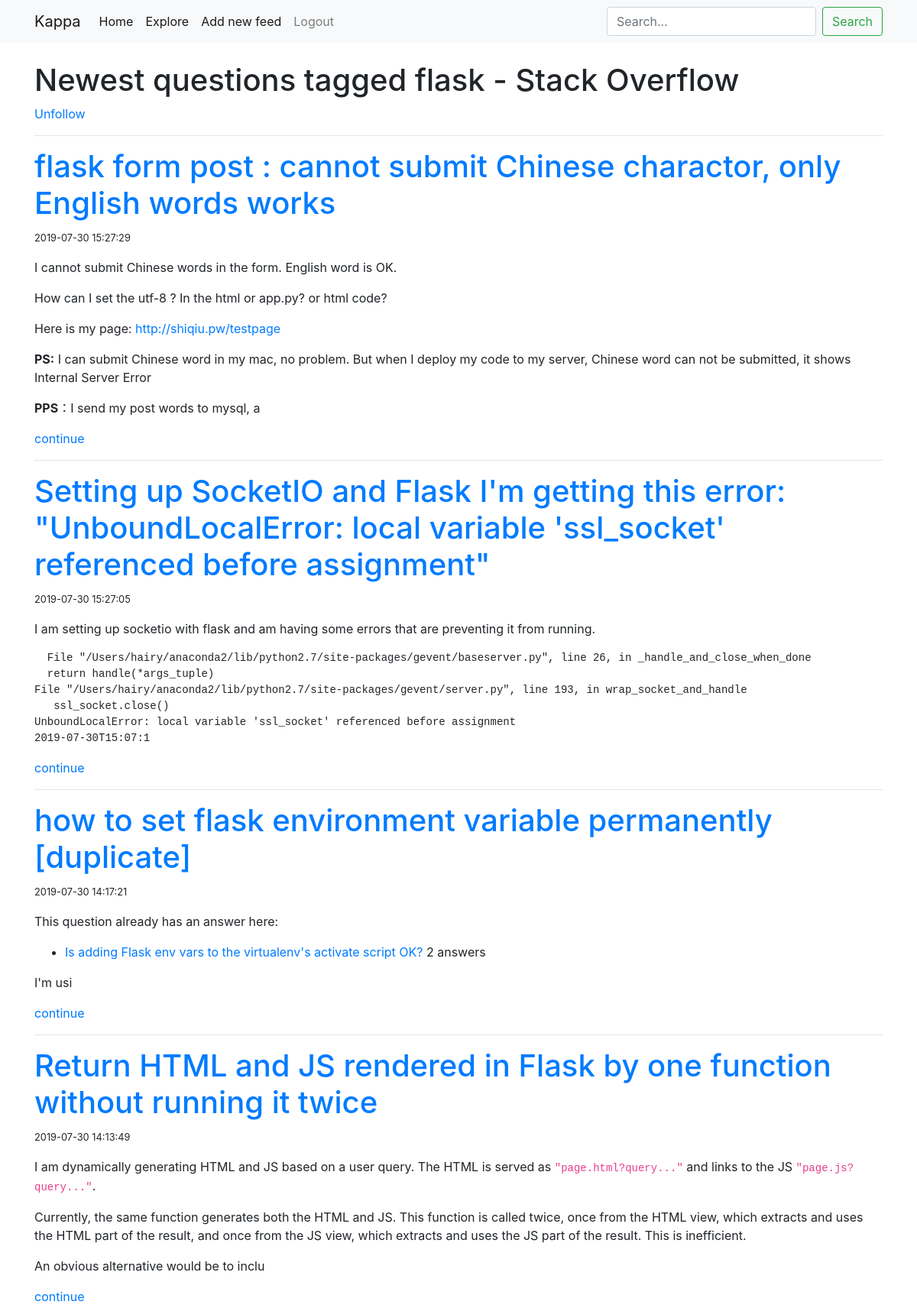
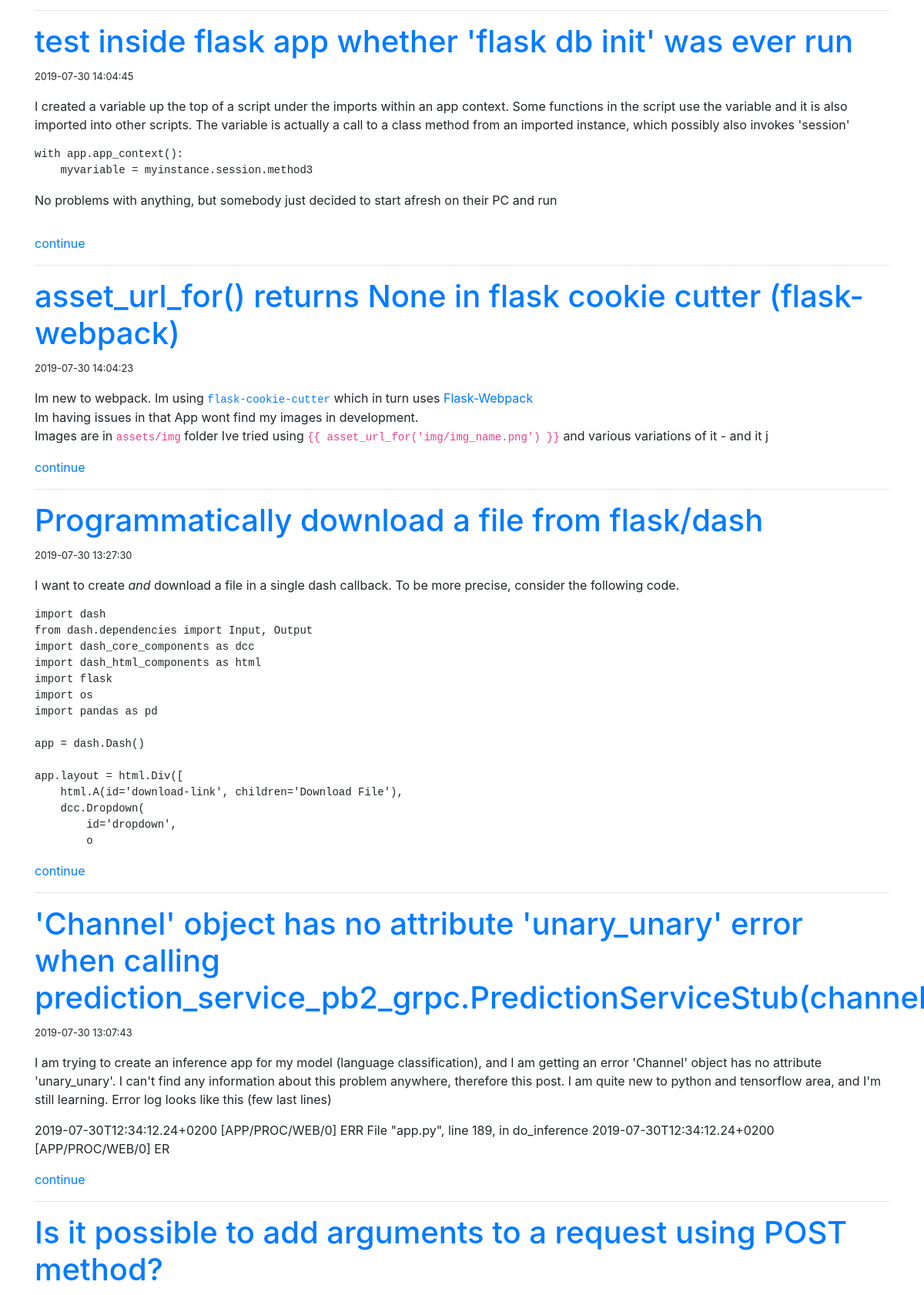
Page /feed/1 (signed in, upper part) on the committed database (2 pictures, top to bottom).
### rss_reader/models.py (models this page shows, shortened)
class User(db.Model, UserMixin):
    id = db.Column(db.Integer, primary_key=True)
    username = db.Column(db.String(64), index=True, unique=True)
    email = db.Column(db.String(128), index=True, unique=True)
    password_hash = db.Column(db.String(128))
    feeds = db.relationship(
        "RssFeed", secondary=feeds, lazy="dynamic", backref="followers"
    )
    def is_following(self, rss_feed):
        return rss_feed in self.feeds

class RssFeed(db.Model):
    __searchable__ = ["title"]
    title = db.Column(db.String(128))
    id = db.Column(db.Integer, primary_key=True)
    link = db.Column(db.String(128), unique=True)
    posts = db.relationship("RssEntry", backref="feed_file", lazy="dynamic")

class RssEntry(db.Model):
    id = db.Column(db.Integer, primary_key=True)
    href = db.Column(
        db.String(128)
    )  # unique is not false to let multiple feed files have the same article
    feed_id = db.Column(db.ForeignKey("rss_feed.id"))
    title = db.Column(db.String(128))
    date = db.Column(db.DateTime, index=True)
    content = db.Column(db.String(1024))  # I will cut every entry

### rss_reader/routes.py (the view)
@app.route("/feed/<feed_id>")
@login_required
def feed(feed_id):
    feed = RssFeed.query.filter_by(id=feed_id).first_or_404()
    entries = feed.posts.order_by(RssEntry.date.desc())
    return render_template("feed.html", feeds=entries, title=feed.title, feed=feed)

### rss_reader/models.py (called while the page is built)
@login.user_loader
def load_user(id):
    return User.query.get(int(id))

### rss_reader/routes.py (called while the page is built)
@app.before_request
def before_request():
    pass

### rss_reader/templates/feed.html (shortened to what this page needs)
{% extends "base.html" %}
{% block content %}
<h1>{{title}}</h1>
{% if current_user.is_following(feed) %}
<a href="{{ url_for('unfollow', rss_feed=feed.id) }}">Unfollow</a>
{% else %}
<a href="{{ url_for('follow', rss_feed=feed.id) }}">Follow</a>
{% endif %}
{% for feed in feeds %}
<hr>
<h1><a href="{{feed.href}}">{{feed.title}}</a></h1>
<small>{{feed.date}}</small>
<p>{{feed.content|safe}}
  {% if feed.content|length > 500 %}
  <a href="{{feed.href}}"> continue</a>
  {% endif %}
</p>
{% endfor %}
{% endblock content %}

### rss_reader/templates/base.html (shortened to what this page needs)
<!doctype html>
<html lang="en">
  <head>
    <link rel="stylesheet" href="https://stackpath.bootstrapcdn.com/bootstrap/4.3.1/css/bootstrap.min.css">
    <link rel="stylesheet" href={{ url_for('static', filename='css/base.css') }}>
  </head>
  <body>
    <nav class="navbar navbar-expand-lg navbar-light bg-light">
      <div class="container">
        <a class="navbar-brand" href="#">{{current_user.username}}</a>
        <div class="collapse navbar-collapse" id="navbarSupportedContent">
          <ul class="navbar-nav mr-auto">
            <li class="nav-item active">
              <a class="nav-link" href="{{ url_for('index') }}">Home</a>
            </li>
            <li class="nav-item active">
              <a class="nav-link" href="{{ url_for('explore') }}">Explore</a>
            </li>
            {% if current_user.is_anonymous %}
            <li class="nav-item">
              <a class="nav-link" href="{{ url_for('login') }}">Login</a>
            </li>
            {% else %}
            <div class="nav-item active">
              <a class="nav-link" href="{{ url_for('add') }}">Add new feed</a>
            </div>
              <a class="nav-link" href="{{ url_for('logout') }}">Logout</a>
            {% endif %}
          </ul>
          <form class="form-inline my-2 my-lg-0" method="get" action="{{ url_for('explore') }}">
            <input class="form-control mr-sm-2" type="search" placeholder="Search..." aria-label="Search" name="q">
            <button class="btn btn-outline-success my-2 my-sm-0" type="submit">Search</button>
          </form>
        </div>
      </div>
    </nav>
    <div class="container">
        {% block content %}{% endblock %}
    </div>
  </body>
</html>

### rss_reader/static/css/base.css (style rules this page uses)
.navbar { margin: 0px 0px 25px 0px; }

### rows in the picture
User: username "Kappa"
RssFeed: title "Newest questions tagged flask - Stack Overflow"
RssEntry: title "flask form post : cannot submit Chinese charactor, only English words works", date "2019-07-30 15:27:29", content "I cannot submit Chinese words in the form. English word is OK. How can I set the utf-8 ? In the html or app.py? or html code? Here is my page: http://shiqiu.pw/testpage PS: I can submit Chinese word in my mac, no problem. But when I deploy my code to my server, Chinese word can not be submitted, it shows Internal Server Error PPS ：I send my post words to mysql, a"
RssEntry: title "Setting up SocketIO and Flask I'm getting this error: \"UnboundLocalError: local variable 'ssl_socket' referenced before assignment\"", date "2019-07-30 15:27:05", content "I am setting up socketio with flask and am having some errors that are preventing it from running. File \"/Users/hairy/anaconda2/lib/python2.7/site-packages/gevent/baseserver.py\", line 26, in _handle_and_close_when_done return handle(*args_tuple) File \"/Users/hairy/anaconda2/lib/python2.7/site-packages/gevent/server.py\", line 193, in wrap_socket_and_handle ssl_socket.close() UnboundLocalError: local variable 'ssl_socket' referenced before assignment 2019-07-30T15:07:1"
RssEntry: title "how to set flask environment variable permanently [duplicate]", date "2019-07-30 14:17:21", content "This question already has an answer here: Is adding Flask env vars to the virtualenv's activate script OK? 2 answers I'm usi"
RssEntry: title "Return HTML and JS rendered in Flask by one function without running it twice", date "2019-07-30 14:13:49", content "I am dynamically generating HTML and JS based on a user query. The HTML is served as \"page.html?query...\" and links to the JS \"page.js?query...\" . Currently, the same function generates both the HTML and JS. This function is called twice, once from the HTML view, which extracts and uses the HTML part of the result, and once from the JS view, which extracts and uses the JS part of the result. This is inefficient. An obvious alternative would be to inclu"
RssEntry: title "test inside flask app whether 'flask db init' was ever run", date "2019-07-30 14:04:45", content "I created a variable up the top of a script under the imports within an app context. Some functions in the script use the variable and it is also imported into other scripts. The variable is actually a call to a class method from an imported instance, which possibly also invokes 'session' with app.app_context(): myvariable = myinstance.session.method3 No problems with anything, but somebody just decided to start afresh on their PC and run"
RssEntry: title "asset_url_for() returns None in flask cookie cutter (flask-webpack)", date "2019-07-30 14:04:23", content "Im new to webpack. Im using flask-cookie-cutter which in turn uses Flask-Webpack Im having issues in that App wont find my images in development. Images are in assets/img folder Ive tried using {{ asset_url_for('img/img_name.png') }} and various variations of it - and it j"
RssEntry: title "Programmatically download a file from flask/dash", date "2019-07-30 13:27:30", content "I want to create and download a file in a single dash callback. To be more precise, consider the following code. import dash from dash.dependencies import Input, Output import dash_core_components as dcc import dash_html_components as html import flask import os import pandas as pd app = dash.Dash() app.layout = html.Div([ html.A(id='download-link', children='Download File'), dcc.Dropdown( id='dropdown', o"
RssEntry: title "'Channel' object has no attribute 'unary_unary' error when calling…", date "2019-07-30 13:07:43", content "I am trying to create an inference app for my model (language classification), and I am getting an error 'Channel' object has no attribute 'unary_unary'. I can't find any information about this problem anywhere, therefore this post. I am quite new to python and tensorflow area, and I'm still learning. Error log looks like this (few last lines) 2019-07-30T12:34:12.24+0200 [APP/PROC/WEB/0] ERR File \"app.py\", line 189, in do_inference 2019-07-30T12:34:12.24+0200 [APP/PROC/WEB/0] ER"
RssEntry: title "Is it possible to add arguments to a request using POST method?"
